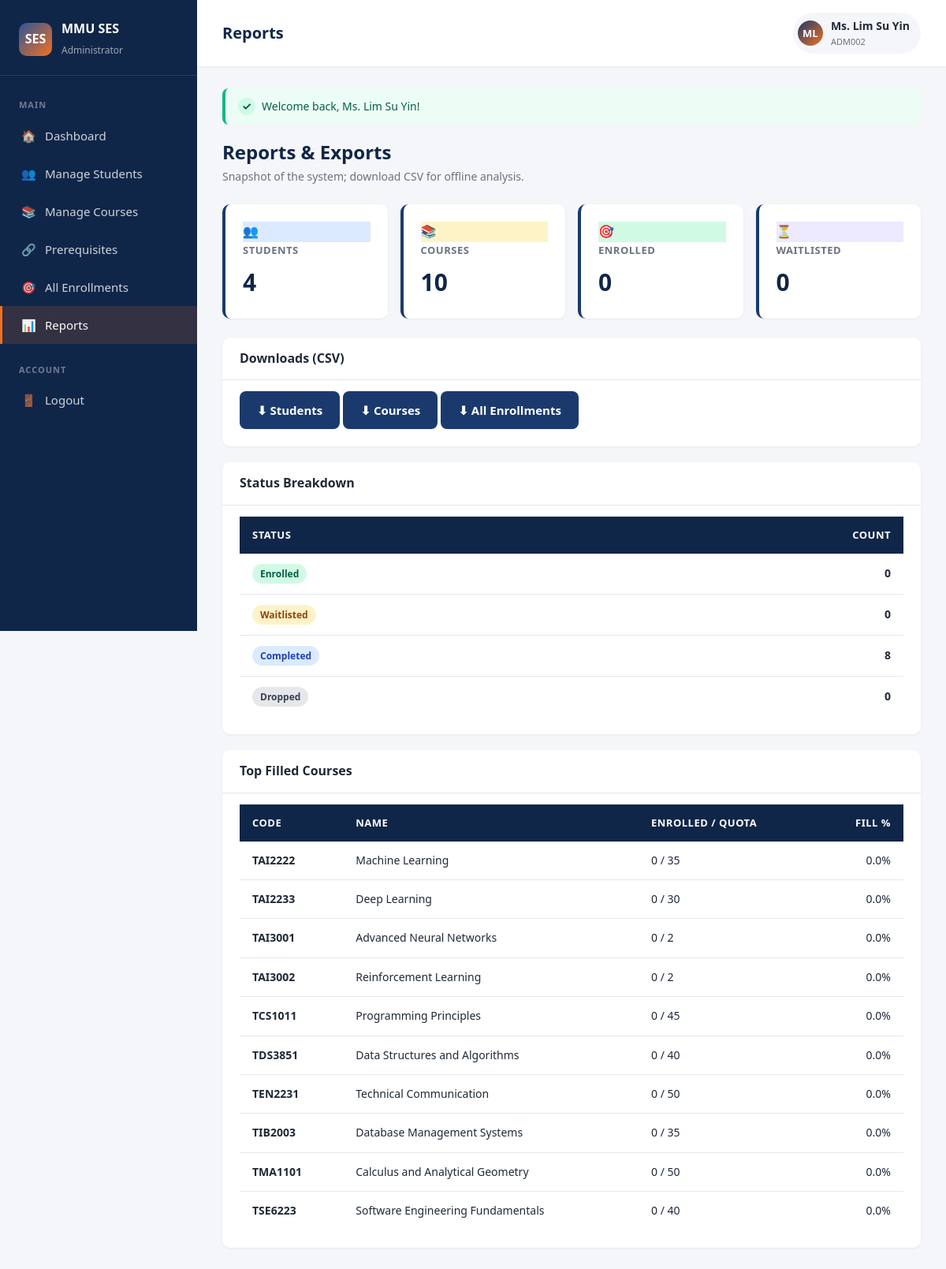
Page /admin/reports.php (signed in) on the committed database.
### tables this page shows
CREATE TABLE courses (
    id              INT AUTO_INCREMENT PRIMARY KEY,
    course_code     VARCHAR(20)  NOT NULL UNIQUE,
    course_name     VARCHAR(150) NOT NULL,
    lecturer_name   VARCHAR(100) NOT NULL,
    credit_hours    INT          NOT NULL DEFAULT 3,
    quota           INT          NOT NULL DEFAULT 30,
    enrolled_count  INT          NOT NULL DEFAULT 0,
    programme       VARCHAR(50)  NOT NULL,
    trimester       INT          NOT NULL DEFAULT 1,
    schedule_info   VARCHAR(200) DEFAULT '',
    created_at      TIMESTAMP    DEFAULT CURRENT_TIMESTAMP
);

### includes/bootstrap.php (called while the page is built, shortened)
<?php
spl_autoload_register(function (string $cls): void {
    foreach (['models', 'controllers'] as $dir) {
        $path = APP_ROOT . '/' . $dir . '/' . $cls . '.php';
        if (is_file($path)) {
            return;
        }
    }
});
require_once APP_ROOT . '/includes/auth.php';

### models/Database.php (called while the page is built, shortened)
<?php
class Database {
    private static ?PDO $instance = null;
    public static function pdo(): PDO {
        if (self::$instance === null) {
            $dsn = 'mysql:host=' . DB_HOST
                 . ';dbname=' . DB_NAME
                 . ';charset=utf8mb4';
            try {
                self::$instance = new PDO($dsn, DB_USER, DB_PASS, [
                    PDO::ATTR_ERRMODE            => PDO::ERRMODE_EXCEPTION,
                    PDO::ATTR_DEFAULT_FETCH_MODE => PDO::FETCH_ASSOC,
                    PDO::ATTR_EMULATE_PREPARES   => false,
                ]);
            } catch (PDOException $e) {
                http_response_code(500);
                die(self::renderConnectionError($e->getMessage()));
            }
        }
        return self::$instance;
    }
}

### models/StudentModel.php (called while the page is built, shortened)
<?php
class StudentModel {
    public static function count(): int {
        return (int)Database::pdo()
            ->query('SELECT COUNT(*) FROM students')->fetchColumn();
    }
}

### models/CourseModel.php (called while the page is built, shortened)
<?php
class CourseModel {
    public static function count(): int {
        return (int)Database::pdo()
            ->query('SELECT COUNT(*) FROM courses')->fetchColumn();
    }
    public static function topFilled(int $limit = 5): array {
        $stmt = Database::pdo()->prepare(
            'SELECT course_code, course_name, enrolled_count, quota
               FROM courses
              ORDER BY enrolled_count DESC, course_code
              LIMIT ' . (int)$limit);
        $stmt->execute();
        return $stmt->fetchAll();
    }
}

### models/EnrollmentModel.php (called while the page is built, shortened)
<?php
class EnrollmentModel {
    public static function countByStatus(string $status): int {
        $stmt = Database::pdo()->prepare(
            'SELECT COUNT(*) FROM enrollments WHERE status = :s');
        $stmt->execute([':s' => $status]);
        return (int)$stmt->fetchColumn();
    }
}

### admin/reports.php (the view, shortened to what this page needs)
<?php
require_once __DIR__ . '/../includes/bootstrap.php';
$num_students    = StudentModel::count();
$num_courses     = CourseModel::count();
$enrolled_count  = EnrollmentModel::countByStatus('enrolled');
$waitlist_count  = EnrollmentModel::countByStatus('waitlisted');
$dropped_count   = EnrollmentModel::countByStatus('dropped');
$completed_count = EnrollmentModel::countByStatus('completed');
$top_courses     = CourseModel::topFilled(10);
require_once __DIR__ . '/../includes/header.php';
?>
<div class="page-header">
    <div><h2>Reports &amp; Exports</h2><p>Snapshot of the system; download CSV for offline analysis.</p></div>
</div>
<div class="stats-grid">
    <div class="stat-card"><div class="stat-icon" style="background:#dbeafe;">👥</div>
        <div><div class="stat-label">Students</div><div class="stat-value"><?= $num_students ?></div></div></div>
    <div class="stat-card"><div class="stat-icon" style="background:#fef3c7;">📚</div>
        <div><div class="stat-label">Courses</div><div class="stat-value"><?= $num_courses ?></div></div></div>
    <div class="stat-card"><div class="stat-icon" style="background:#d1fae5;">🎯</div>
        <div><div class="stat-label">Enrolled</div><div class="stat-value"><?= $enrolled_count ?></div></div></div>
    <div class="stat-card"><div class="stat-icon" style="background:#ede9fe;">⏳</div>
        <div><div class="stat-label">Waitlisted</div><div class="stat-value"><?= $waitlist_count ?></div></div></div>
</div>
<div class="card">
    <div class="card-header"><h3>Downloads (CSV)</h3></div>
    <div class="card-body">
        <a class="btn" href="?export=students">⬇ Students</a>
        <a class="btn" href="?export=courses">⬇ Courses</a>
        <a class="btn" href="?export=enrollments">⬇ All Enrollments</a>
    </div>
</div>
<div class="card">
    <div class="card-header"><h3>Status Breakdown</h3></div>
    <div class="card-body" style="padding:0;">
        <table style="margin:0;">
            <thead><tr><th>Status</th><th style="text-align:right;">Count</th></tr></thead>
            <tbody>
                <tr><td><?= status_badge('enrolled') ?></td><td style="text-align:right;"><strong><?= $enrolled_count ?></strong></td></tr>
                <tr><td><?= status_badge('waitlisted') ?></td><td style="text-align:right;"><strong><?= $waitlist_count ?></strong></td></tr>
                <tr><td><?= status_badge('completed') ?></td><td style="text-align:right;"><strong><?= $completed_count ?></strong></td></tr>
                <tr><td><?= status_badge('dropped') ?></td><td style="text-align:right;"><strong><?= $dropped_count ?></strong></td></tr>
            </tbody>
        </table>
    </div>
</div>
<div class="card">
    <div class="card-header"><h3>Top Filled Courses</h3></div>
    <div class="card-body" style="padding:0;">
        <table style="margin:0;">
            <thead><tr><th>Code</th><th>Name</th><th>Enrolled / Quota</th><th style="text-align:right;">Fill %</th></tr></thead>
            <tbody>
                <?php foreach ($top_courses as $c):
                    $pct = $c['quota'] > 0 ? min(100, ($c['enrolled_count'] / $c['quota']) * 100) : 0;
                ?>
                    <tr>
                        <td><strong><?= e($c['course_code']) ?></strong></td>
                        <td><?= e($c['course_name']) ?></td>
                        <td><?= (int)$c['enrolled_count'] ?> / <?= (int)$c['quota'] ?></td>
                        <td style="text-align:right;"><?= number_format($pct, 1) ?>%</td>
                    </tr>
                <?php endforeach; ?>
            </tbody>
        </table>
    </div>
</div>
<?php require_once __DIR__ . '/../includes/footer.php'; ?>

### assets/css/style.css (style rules this page uses)
* { margin: 0; padding: 0; box-sizing: border-box; }
:root { --primary: #1a3a6e; --primary-dark: #102648; --primary-light: #2d5598; --accent: #f37021; --accent-dark: #d85b10; --bg: #f4f6fa; --surface: #ffffff; --text: #1f2937; --text-muted: #6b7280; --border: #e5e7eb; --success: #10b981; --warning: #f59e0b; --danger: #ef4444; --radius: 10px; --shadow-sm: 0 1px 3px rgba(0,0,0,0.06); --shadow: 0 4px 12px rgba(0,0,0,0.08); --shadow-lg: 0 10px 30px rgba(0,0,0,0.12); }
body { font-family: 'Segoe UI', system-ui, -apple-system, Tahoma, sans-serif; background-color: var(--bg); color: var(--text); line-height: 1.6; min-height: 100vh; }
a { color: var(--primary); text-decoration: none; }
.btn { display: inline-flex; align-items: center; justify-content: center; gap: 8px; padding: 12px 22px; background: var(--primary); color: #fff; border: none; border-radius: 8px; font-size: 15px; font-weight: 600; cursor: pointer; transition: all 0.2s; text-decoration: none; }
.page-header { margin-bottom: 24px; display: flex; justify-content: space-between; align-items: center; flex-wrap: wrap; gap: 12px; }
.page-header h2 { font-size: 24px; color: var(--primary-dark); }
.page-header p { color: var(--text-muted); font-size: 14px; }
.card { background: var(--surface); border-radius: var(--radius); box-shadow: var(--shadow-sm); padding: 22px; margin-bottom: 20px; }
.stats-grid { display: grid; grid-template-columns: repeat(auto-fit, minmax(200px, 1fr)); gap: 16px; margin-bottom: 24px; }
.stat-card { background: var(--surface); border-radius: var(--radius); padding: 22px; box-shadow: var(--shadow-sm); border-left: 4px solid var(--primary); }
.stat-card .stat-label { font-size: 13px; color: var(--text-muted); text-transform: uppercase; letter-spacing: 0.5px; font-weight: 600; }
.stat-card .stat-value { font-size: 30px; font-weight: 700; color: var(--primary-dark); margin-top: 6px; }
table { width: 100%; border-collapse: collapse; }
thead tr { background: var(--primary-dark); color: #fff; }
th, td { padding: 13px 16px; text-align: left; font-size: 14px; }
th { font-weight: 600; font-size: 13px; text-transform: uppercase; letter-spacing: 0.5px; }
tbody tr { border-bottom: 1px solid var(--border); transition: background 0.15s; }
tbody tr:last-child { border-bottom: none; }
.card-header { padding: 14px 22px; border-bottom: 1px solid #e5e7eb; margin: -22px -22px 14px -22px; }
.card-header h3 { margin: 0; font-size: 16px; color: var(--text); }
.card-body { padding: 0; }

### rows in the picture
courses: course_code "TAI2222", course_name "Machine Learning", enrolled_count "0", quota "35", pct "0.0"
courses: course_code "TAI2233", course_name "Deep Learning", enrolled_count "0", quota "30", pct "0.0"
courses: course_code "TAI3001", course_name "Advanced Neural Networks", enrolled_count "0", quota "2", pct "0.0"
courses: course_code "TAI3002", course_name "Reinforcement Learning", enrolled_count "0", quota "2", pct "0.0"
courses: course_code "TCS1011", course_name "Programming Principles", enrolled_count "0", quota "45", pct "0.0"
courses: course_code "TDS3851", course_name "Data Structures and Algorithms", enrolled_count "0", quota "40", pct "0.0"
courses: course_code "TEN2231", course_name "Technical Communication", enrolled_count "0", quota "50", pct "0.0"
courses: course_code "TIB2003", course_name "Database Management Systems", enrolled_count "0", quota "35", pct "0.0"
courses: course_code "TMA1101", course_name "Calculus and Analytical Geometry", enrolled_count "0", quota "50", pct "0.0"
courses: course_code "TSE6223", course_name "Software Engineering Fundamentals", enrolled_count "0", quota "40", pct "0.0"

### other values in the picture
$m['icon'] "🏠"
$m['label'] "Dashboard"
$m['icon'] "👥"
$m['label'] "Manage Students"
$m['icon'] "📚"
$m['label'] "Manage Courses"
$m['icon'] "🔗"
$m['label'] "Prerequisites"
$m['icon'] "🎯"
$m['label'] "All Enrollments"
$m['icon'] "📊"
$m['label'] "Reports"
$m['icon'] "🚪"
$m['label'] "Logout"
$page_title "Reports"
